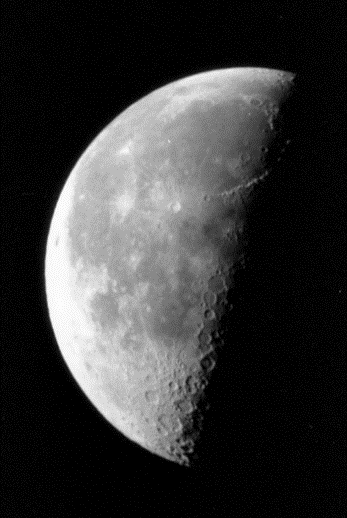
%> input picture 数字图像/实验/lab1/1/moon.png, 347 x 518 px
$ octave test.m   (GNU Octave 9; MATLAB toolbox functions it lacks are replaced by stand-ins)
%> lines starting %> are read from the running program, lines starting %| are printed output that depends on the picture
I = imread('1/moon.png');
%> I is the input picture: size 518x347x3 uint8; min 0, max 253, mean 53.7

I16 = uint16(I);  % 转换为 uint16
J = immultiply(I16, I16);  % 进行 uint16 乘法
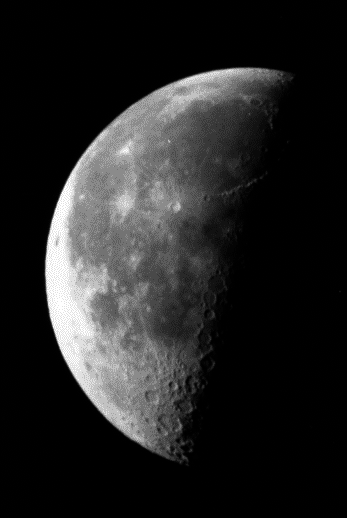
%> J: size 518x347x3 uint16; min 0, max 64009, mean 9128.1; drawn with min black and max white

% 归一化到 0-255 并转换回 uint8
J = uint8(mat2gray(J) * 255);
%> J: size 518x347x3 uint8

% 使用 imshowpair 进行对比
figure;
imshowpair(I, J, 'montage');
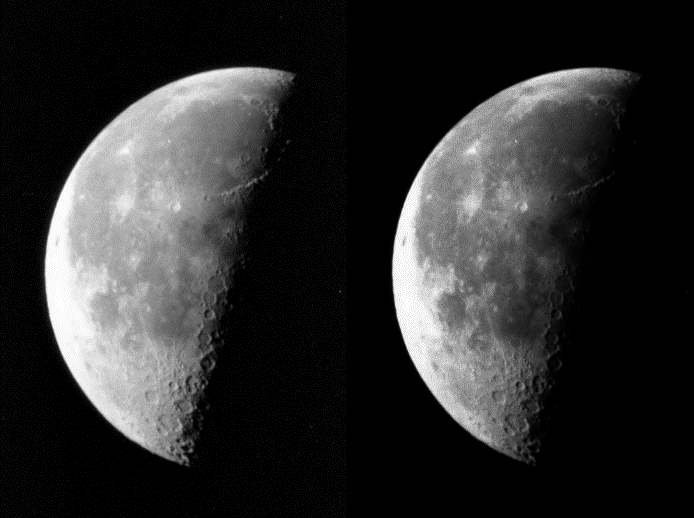
%> displayed picture: size 518x694x3, on the screen's scale of 0 to 255; min 0, max 255, mean 45.2
title('Original Image (Left) vs Multiplied Image (Right)');

$ run again, with 数字图像/实验/lab1/1/circles.png copied over 数字图像/实验/lab1/1/moon.png
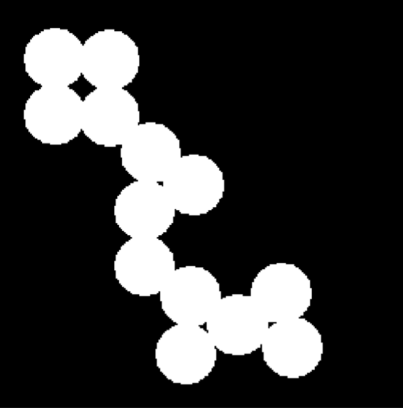
%> input picture 数字图像/实验/lab1/1/circles.png, 403 x 408 px
%> I is the input picture: size 408x403x3 uint8; min 0, max 255, mean 56.1
%> `imshowpair(I, J, 'montage');`:
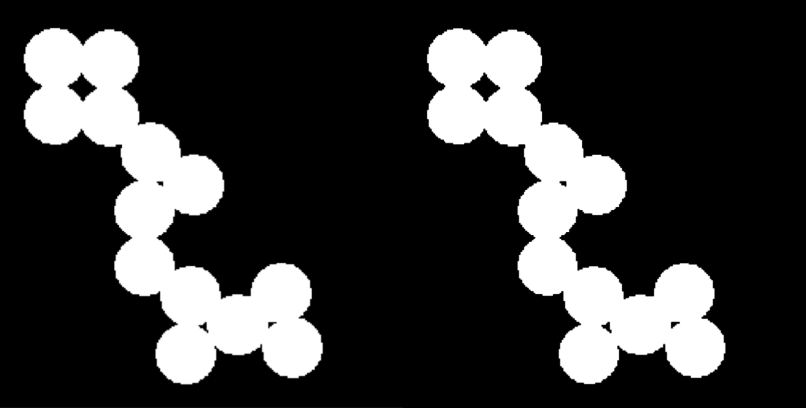
%> displayed picture: size 408x806x3, on the screen's scale of 0 to 255; min 0, max 255, mean 55.7

$ run again, with 数字图像/实验/lab1/1/flower.png copied over 数字图像/实验/lab1/1/moon.png
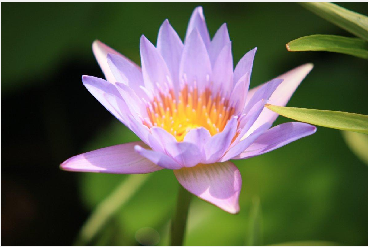
%> input picture 数字图像/实验/lab1/1/flower.png, 368 x 247 px
%> I is the input picture: size 247x368x3 uint8; mean R, G, B 94.7, 97, 75.8
%> `J = immultiply(I16, I16);`:
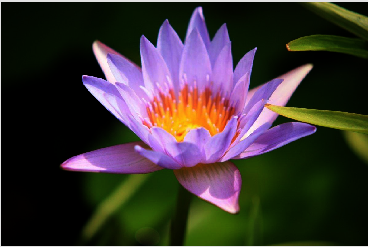
%> J: size 247x368x3 uint16; mean R, G, B 15876.4, 13621, 13748.1; drawn with min black and max white
%> `imshowpair(I, J, 'montage');`:
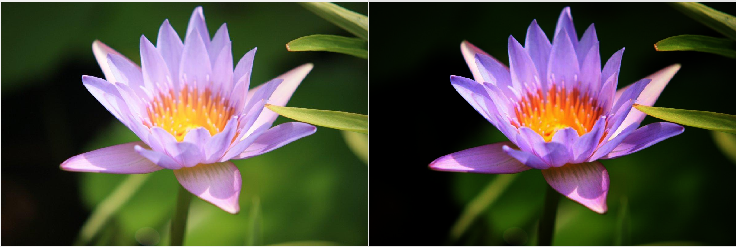
%> displayed picture: size 247x736x3, on the screen's scale of 0 to 255; mean R, G, B 78.5, 75.2, 64.9
